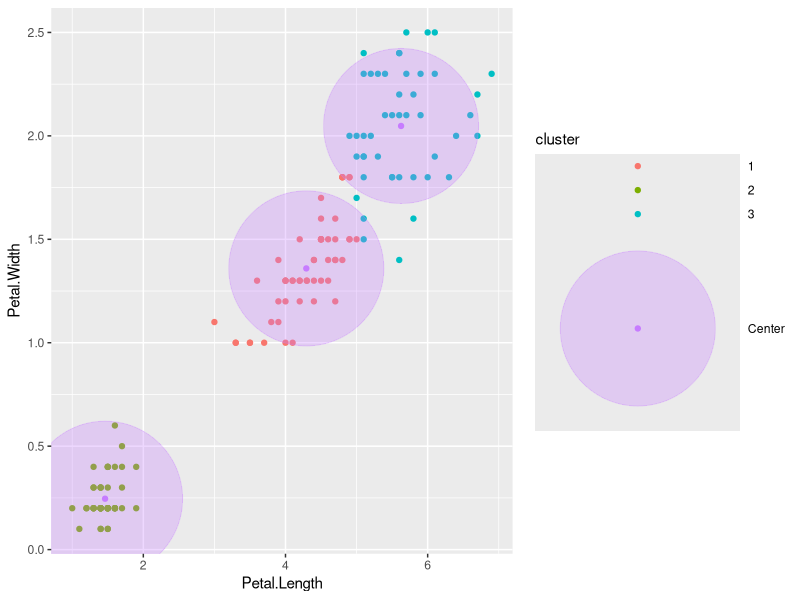

The R script that drew this image: (Note: this script raises an error after producing the figure.)
#
# KMeansClustPlotDemo.R
# Demo of graphing kmeans clustering for iris dataset
# Used in OncoDataExplorer app at Celgene
#
# Created by Cara Van Uden, 07/15/16
# 

# copy the iris data set to a separate data frame (iris is a demo dataset in R)
# unnecessary, but makes it easier for me to reflexively enter df whenever the data frame is in view
df = iris

# create a matrix object containing only the Petal Length and Width.
m = as.matrix(cbind(df$Petal.Length, df$Petal.Width),ncol=2)

# doing the actual kmeans clustering
cl = (kmeans(m,3))


# a bit of data formatting and preparation for subsequent calls to graph the data

# add the cluster information back to our original data frame; requirement for working with ggplot2 which is designed to use data frames
df$cluster = factor(cl$cluster)
centers = as.data.frame(cl$centers)

# this graph color codes the points by cluster
# also add the centers and a semi transparent halo around the center to emphasize the place of the center and its role in classifying the observations into clusters

library(ggplot2)

ggplot(data = df, aes(x = Petal.Length, y = Petal.Width, color = cluster )) + 
 geom_point() + 
 geom_point(data = centers, aes(x = V1,y = V2, color='Center')) +
 geom_point(data = centers, aes(x = V1,y = V2, color = 'Center'), size = 52, alpha = .3, legend = FALSE)

# misclassified observations - kmeans is pretty accurate, but not perfect

# this SQL statement highlights the misclassified observations
sqldf('select Species, cluster, count(*) from df group by Species, Cluster')

# pull the outliers into their own data frame

df2 = sqldf('select * from df where (Species || cluster) in 
             (select Species || cluster from df group by Species, Cluster having count(*) < 10)')

# enhance the previous graph by putting a diamond around misclassified points.
last_plot() +  geom_point(data = df2, aes(x = Petal_Length, y = etal_Width, shape = 5, alpha = .7, size = 4.5), legend = FALSE) 